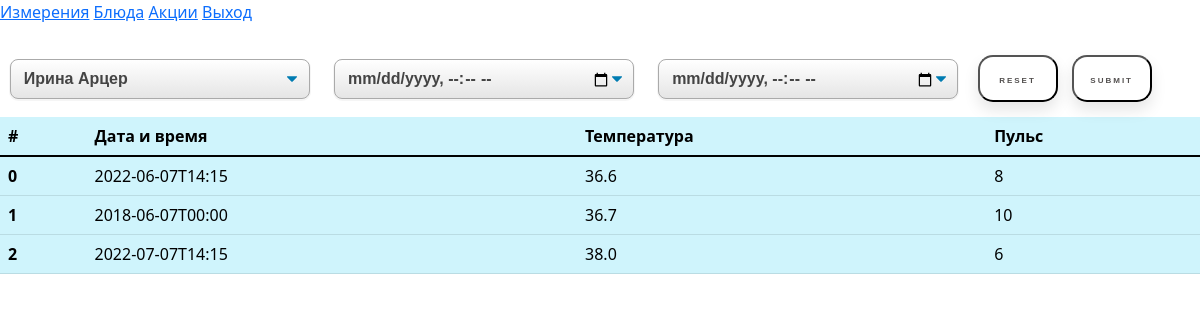
The page / on the database its author committed.
### myapp/models.py (models this page shows)
class Measure(models.Model):
    measure_id = models.AutoField(primary_key=True)
    is_saved = models.IntegerField(blank=True, null=True)
    is_okay = models.IntegerField(blank=True, null=True)
    temp = models.FloatField(blank=True, null=True)
    pulse = models.IntegerField(blank=True, null=True)
    ox = models.IntegerField(blank=True, null=True)
    satur = models.IntegerField(blank=True, null=True)
    date_time = models.TextField(blank=True, null=True)
    child_id = models.IntegerField()
    def __str__(self):
        return str(self.measure_id)
    class Meta:
        db_table = 'measure'

### myapp/views.py (the view)
# urls.py: path('', pokid_view),
def pokid_view(request):
    measures = Measure.objects.all()
    children = Child.objects.all()
    context = {
        'measures': measures,
        'children': children,
    }
    return render(request, 'index.html', context)

### templates/index.html (shortened to what this page needs)
<head xmlns="http://www.w3.org/1999/html">
<link href="https://cdn.jsdelivr.net/npm/bootstrap@5.3.0-alpha3/dist/css/bootstrap.min.css" rel="stylesheet">
            <a href="{% url 'index' %}">Измерения</a>
            <a href="{% url 'dishes' %}">Блюда</a>
            <a href="{% url 'special_offers' %}">Акции</a>
            <a href="{% url 'logout' %}">Выход</a>
  <select name="children" form="c-form" id = "children" aria-label="Default select example" class="parent custom-dropdown select-css">
    {% for ch in children %}
      <option id = {{ch.child_id}}>{{ ch.child_name }} {{ ch.child_surname }} </option>
    {% endfor %}
  </select>
  <input type="datetime-local" id="date1" name="date" class = "custom-dropdown1 child select-css1"/>
  <input type="datetime-local" id="date2" name="date" class = "custom-dropdown1 child select-css1"/>
  <input type="reset" form="c-form" class = "floating-button  child ">
  <input type="submit" form="c-form" id="elem" class = " floating-button  child ">
</head>
<div>
  <table class="table table-info">
    <thead>
      <tr>
        <th scope="col">#</th>
        <th scope="col">Дата и время</th>
        <th scope="col">Температура</th>
        <th scope="col">Пульс</th>
      </tr>
    </thead>
    <tbody class="table-group-divider">
    {% for m in measures %}
      <tr>
        <th scope="row">{{m}}</th>
        <td>{{m.date_time}}</td>
        <td>{{m.temp}}</td>
        <td>{{m.pulse}}</td>
      </tr>
    {% endfor %}
    </tbody>
  </table>
</div>

### templates/index.html (style rules this page uses)
.select-css { display: block; font-size: 16px; font-family: sans-serif; font-weight: 700; color: #444; line-height: 1.3; padding: .6em 1.4em .5em .8em; width: 100%; max-width: 300px; box-sizing: border-box; margin: 0; border: 1px solid #aaa; box-shadow: 0 1px 0 1px rgba(0,0,0,.04); border-radius: .5em; -moz-appearance: none; -webkit-appearance: none; appearance: none; background-color: #fff; background-repeat: no-repeat, repeat; background-position: right .7em top 50%, 0 0; background-size: .65em auto, 100%; }
.select-css option { font-weight:normal; }
.select-css1 { display: block; font-size: 16px; font-family: sans-serif; font-weight: 700; color: #444; line-height: 1.3; padding: .6em 1.4em .5em .8em; width: 100%; max-width: 300px; box-sizing: border-box; margin: 0; border: 1px solid #aaa; box-shadow: 0 1px 0 1px rgba(0,0,0,.04); border-radius: .5em; -moz-appearance: none; -webkit-appearance: none; appearance: none; background-color: #fff; background-repeat: no-repeat, repeat; background-position: right .7em top 50%, 0 0; background-size: .65em auto, 100%; }
.custom-dropdown { position: relative; display: inline-block; vertical-align: middle; margin: 10px; }
.custom-dropdown::before, .custom-dropdown::after { content: ""; position: absolute; pointer-events: none; }
.custom-dropdown::after { content: "\25BC"; height: 1em; font-size: .625em; line-height: 1; right: 1.2em; top: 50%; margin-top: -.5em; }
.custom-dropdown::before { width: 2em; right: 0; top: 0; bottom: 0; border-radius: 0 3px 3px 0; }
.custom-dropdown1 { position: relative; display: inline-block; vertical-align: middle; margin: 10px; }
.floating-button { text-decoration: none; display: inline-block; width: 80px; height: 47px; line-height: 45px; border-radius: 15px; margin: 15px 5px; font-family: 'Montserrat', sans-serif; font-size: 8px; text-transform: uppercase; text-align: center; letter-spacing: 2px; font-weight: 600; color: #524f4e; background: white; box-shadow: 0 8px 15px rgba(0, 0, 0, .1); transition: .3s; }
select { width: 300px; }
.child { display: inline-block; }

### rows shown on the page
Measure: measure_id "0", date_time "2022-06-07T14:15", temp "36.6", pulse "8"
Measure: measure_id "1", date_time "2018-06-07T00:00", temp "36.7", pulse "10"
Measure: measure_id "2", date_time "2022-07-07T14:15", temp "38.0", pulse "6"

### other values the page prints
form field children "Ирина Арцер"
